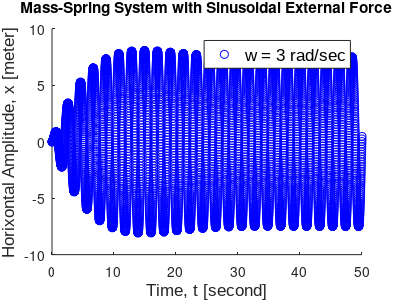

Write the MATLAB code that produced this figure.
%{
Filename: hw4_405582562_p3.m

Description: This script will simulate two spring-mass systems each with a
sinusoidal external force acting on it but one with a frictional force also
acting on it. This will be done using the implicit euler method.

Name:Mauricio Deguchi
UID: 405-582-562
%}

%% Forefront stuff 
clc; clear all; close all;

%% Setting up the constants

m = 1;                          % mass of the cart is 1kg
k = 10;                         % spring constant is 10 N/m
f_c = 10;                       % Amplitude of the force is 10 N 
w = 3;                          % Angular velocity is 3 m/s
time_initial = 0;               % start at t = 0
time_final = 80;                % final time is at t = 80
delta_t = .01;                  % time step for euler's method
x_k = 0;                        % start at x = 0
v_k = 0;                        % cart is static at start
c = 0.2;                        % Frictional force constant
q = zeros(2, 5000);
t = linspace(0,50,5000);
%% Setting up Netwon's Method

for i = 1:4999                          % establishes loop amount
    err = 1;                            % Ensures we enter the while loop to begin cycle
    while err > 1e-6
    v_i = q(2,i);                       % establishes initial velocity
    v_i1 = q(2,i+1);                    % establishes next velocity
    x_i = q(1,i);                       % establishes initial position
    x_i1 = q(1,i+1);                    % establishes next position
        
    % Establishes f function with the two discretized functions
    fx = [ m*(v_i1-v_i)/delta_t + c * v_i1 + k * x_i1- f_c*cos(w*t(i+1)); ...
    v_i1 - (x_i1 - x_i)/delta_t];
    % establishes the jacobian, calculated by hand taking the respective
    % partial derivatives
    Jx = [k, m/delta_t + c,; -1/delta_t, 1 ];
    deltaX = Jx\fx;                     % calculates the change in our values from this occurence to the next
    q(:,i+1) = q(:,i+1) - deltaX;       % adjusts our stored valus according to the previous calculation
    err = (fx(1)^2+fx(2)^2)^(1/2);      % checks for error in our values to ensure we can move on to the next value in time
    end
end

%% Plotting
f1 = figure(1);
scatter(t, q(1,:),'b')
FONTNAME = 'Arial';
FONTSIZE = 12;
pWidth = 4;
pHeight = 3;
xlabel('Time, t [second]', 'Fontname', FONTNAME, 'Fontsize', FONTSIZE );
ylabel('Horixontal Amplitude, x [meter]', 'Fontname', FONTNAME, 'Fontsize', FONTSIZE );
title('Mass-Spring System with Sinusoidal External Force');
LEG = legend('w = 3 rad/sec');
set(LEG, 'Fontname', FONTNAME, 'Fontsize', FONTSIZE);

set(gcf, 'PaperUnits', 'inches', 'PaperPosition', [ 0 0 pWidth pHeight],... 
    'PaperSize', [pWidth pHeight]);
saveas(f1, 'Fig_problem3_1.pdf');


% almost all of the graphing code was used directly from the lecture slides
% so not many comments were made in this section as it was fairly straight
% forward to implement